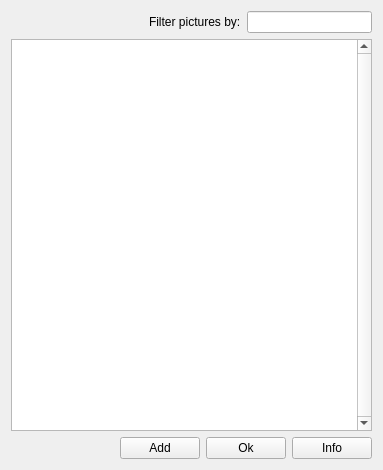
<?xml version="1.0" encoding="UTF-8"?>
<ui version="4.0">
 <class>picture_select_form</class>
 <widget class="QWidget" name="picture_select_form">
  <property name="geometry">
   <rect>
    <x>0</x>
    <y>0</y>
    <width>383</width>
    <height>470</height>
   </rect>
  </property>
  <property name="windowTitle">
   <string>Pictures</string>
  </property>
  <layout class="QGridLayout" name="gridLayout">
   <item row="0" column="0">
    <layout class="QHBoxLayout" name="horizontalLayout_2">
     <item>
      <widget class="QLabel" name="label_2">
       <property name="text">
        <string/>
       </property>
       <property name="pixmap">
        <pixmap resource="../configurator.qrc">:/images/picture.png</pixmap>
       </property>
      </widget>
     </item>
     <item>
      <spacer name="horizontalSpacer_2">
       <property name="orientation">
        <enum>Qt::Horizontal</enum>
       </property>
       <property name="sizeHint" stdset="0">
        <size>
         <width>40</width>
         <height>20</height>
        </size>
       </property>
      </spacer>
     </item>
     <item>
      <widget class="QLabel" name="label">
       <property name="text">
        <string>Filter pictures by:</string>
       </property>
      </widget>
     </item>
     <item>
      <widget class="QLineEdit" name="search">
       <property name="initialFocus" stdset="0">
        <bool>true</bool>
       </property>
       <property name="datasignal:changed" stdset="0">
        <string>picture</string>
       </property>
      </widget>
     </item>
    </layout>
   </item>
   <item row="1" column="0">
    <widget class="QListWidget" name="picture">
     <property name="lineWidth">
      <number>1</number>
     </property>
     <property name="midLineWidth">
      <number>1</number>
     </property>
     <property name="verticalScrollBarPolicy">
      <enum>Qt::ScrollBarAlwaysOn</enum>
     </property>
     <property name="horizontalScrollBarPolicy">
      <enum>Qt::ScrollBarAlwaysOff</enum>
     </property>
     <property name="selectionMode">
      <enum>QAbstractItemView::MultiSelection</enum>
     </property>
     <property name="iconSize">
      <size>
       <width>100</width>
       <height>100</height>
      </size>
     </property>
     <property name="movement">
      <enum>QListView::Static</enum>
     </property>
     <property name="flow">
      <enum>QListView::LeftToRight</enum>
     </property>
     <property name="isWrapping" stdset="0">
      <bool>true</bool>
     </property>
     <property name="viewMode">
      <enum>QListView::IconMode</enum>
     </property>
     <property name="selectionRectVisible">
      <bool>false</bool>
     </property>
     <property name="action" stdset="0">
      <string>PictureListRequest picture {search{{main.search}}}</string>
     </property>
     <property name="answer" stdset="0">
      <string>PictureList list {picture[] {id={item.id}; caption{{item.tooltip}}; thumbnail{{item.icon}}; info{{?}}; tags{{?}}}}</string>
     </property>
     <property name="dataslot" stdset="0">
      <string>picture</string>
     </property>
    </widget>
   </item>
   <item row="2" column="0">
    <layout class="QHBoxLayout" name="horizontalLayout">
     <item>
      <spacer name="horizontalSpacer">
       <property name="orientation">
        <enum>Qt::Horizontal</enum>
       </property>
       <property name="sizeHint" stdset="0">
        <size>
         <width>40</width>
         <height>20</height>
        </size>
       </property>
      </spacer>
     </item>
     <item>
      <widget class="QPushButton" name="select">
       <property name="enabled">
        <bool>true</bool>
       </property>
       <property name="text">
        <string>Add</string>
       </property>
       <property name="datasignal:clicked" stdset="0">
        <string>select_picture</string>
       </property>
      </widget>
     </item>
     <item>
      <widget class="QPushButton" name="cancel">
       <property name="enabled">
        <bool>true</bool>
       </property>
       <property name="text">
        <string>Ok</string>
       </property>
       <property name="form" stdset="0">
        <string notr="true">_CLOSE_</string>
       </property>
      </widget>
     </item>
     <item>
      <widget class="QPushButton" name="info">
       <property name="text">
        <string>Info</string>
       </property>
       <property name="form" stdset="0">
        <string notr="true">picture_info?id={picture.selected}</string>
       </property>
      </widget>
     </item>
    </layout>
   </item>
  </layout>
 </widget>
 <tabstops>
  <tabstop>search</tabstop>
  <tabstop>cancel</tabstop>
  <tabstop>info</tabstop>
 </tabstops>
 <resources>
  <include location="../configurator.qrc"/>
 </resources>
 <connections/>
 <slots>
  <signal>init()</signal>
 </slots>
</ui>
